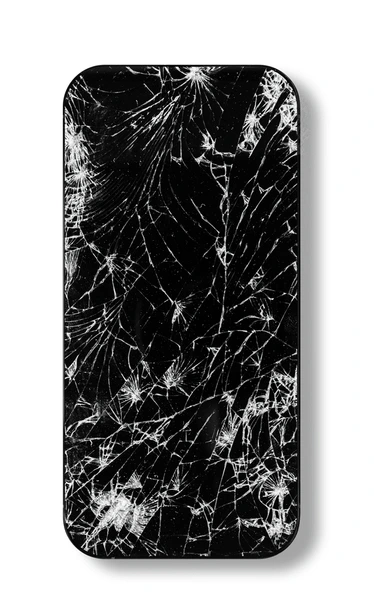
#> input picture source_image/black-broken-touch-screen-phone-600nw-2319815707.webp, 374 x 600 px; its folder holds only this picture in this run
$ python image_preprocessor.py
#> lines starting #> are read from the running program, lines starting #| are printed output that depends on the picture; after the words box and inside, x2 and y2 are one past the last pixel; in counts of white or black regions, pixels touching at a corner belong together
import cv2
import numpy as np
import os
from typing import List, Tuple
import imutils

class ImagePreprocessor:
    def __init__(self, target_size: Tuple[int, int] = (640, 640)):
        """
        Initialize the image preprocessor.

        Args:
            target_size: Tuple of (width, height) for the output images
        """
        self.target_size = target_size
        self.output_dir = "preprocessed_images"
        os.makedirs(self.output_dir, exist_ok=True)
        print(f"Output directory created/verified: {self.output_dir}")

    def preprocess_image(self, image: np.ndarray) -> np.ndarray:
        """
        Preprocess a single image for YOLO detection while maintaining aspect ratio.
        Enhanced to emphasize phone-like objects.

        Args:
            image: Input BGR image

        Returns:
            Preprocessed image
        """
        # Convert to RGB (YOLO expects RGB)
        image = cv2.cvtColor(image, cv2.COLOR_BGR2RGB)

        # Apply bilateral filter to reduce noise while preserving edges
        image = cv2.bilateralFilter(image, 9, 75, 75)

        # Convert to LAB color space for better color processing
        lab = cv2.cvtColor(image, cv2.COLOR_RGB2LAB)
        l, a, b = cv2.split(lab)

        # Apply CLAHE to L channel for better contrast
        clahe = cv2.createCLAHE(clipLimit=2.0, tileGridSize=(8,8))
        l = clahe.apply(l)

        # Merge enhanced L channel back
        lab = cv2.merge((l, a, b))
        image = cv2.cvtColor(lab, cv2.COLOR_LAB2RGB)

        # Apply adaptive thresholding to emphasize dark objects (like phones)
        gray = cv2.cvtColor(image, cv2.COLOR_RGB2GRAY)
        thresh = cv2.adaptiveThreshold(gray, 255, cv2.ADAPTIVE_THRESH_GAUSSIAN_C,
                                     cv2.THRESH_BINARY_INV, 11, 2)

        # Create a mask for dark regions
        dark_mask = cv2.inRange(gray, 0, 120)  # Increased threshold for dark regions

        # Apply morphological operations to clean up the mask
        kernel = np.ones((3,3), np.uint8)  # Smaller kernel
        dark_mask = cv2.morphologyEx(dark_mask, cv2.MORPH_CLOSE, kernel)
        dark_mask = cv2.morphologyEx(dark_mask, cv2.MORPH_OPEN, kernel)

        # Enhance contrast in dark regions
        image_float = image.astype(np.float32) / 255.0
        dark_regions = image_float * (dark_mask[:,:,np.newaxis] / 255.0)
        dark_regions = np.clip(dark_regions * 1.2, 0, 1)  # Reduced contrast boost

        # Apply sharpening to the entire image
        kernel = np.array([[-1,-1,-1],
                          [-1, 9,-1],
                          [-1,-1,-1]])
        image = cv2.filter2D(image, -1, kernel)

        # Calculate aspect ratio
        h, w = image.shape[:2]
        aspect = w / float(h)

        # Calculate new dimensions while maintaining aspect ratio
        if aspect > 1:  # Wider than tall
            new_w = self.target_size[0]
            new_h = int(new_w / aspect)
        else:  # Taller than wide
            new_h = self.target_size[1]
            new_w = int(new_h * aspect)

        # Resize image while maintaining aspect ratio
        resized = cv2.resize(image, (new_w, new_h), interpolation=cv2.INTER_AREA)

        # Create a square canvas with padding
        square = np.zeros((self.target_size[1], self.target_size[0], 3), dtype=np.uint8)

        # Calculate padding
        x_offset = (self.target_size[0] - new_w) // 2
        y_offset = (self.target_size[1] - new_h) // 2

        # Place the resized image in the center of the square canvas
        square[y_offset:y_offset+new_h, x_offset:x_offset+new_w] = resized

        # Apply final contrast enhancement
        square = cv2.convertScaleAbs(square, alpha=1.1, beta=5)  # Reduced contrast and brightness boost

        return square

    def process_directory(self, source_dir: str = "source_image") -> List[str]:
        """
        Process all images in the source directory.

        Args:
            source_dir: Directory containing source images

        Returns:
            List of paths to the processed images
        """
        if not os.path.exists(source_dir):
            raise ValueError(f"Source directory {source_dir} does not exist")

        processed_paths = []

        # Get all image files with more comprehensive extensions
        image_files = [f for f in os.listdir(source_dir)
                      if f.lower().endswith(('.jpg', '.jpeg', '.png', '.bmp', '.webp', '.avif', '.tiff', '.tif'))]

        print(f"\nFound {len(image_files)} images to process:")
        for img in image_files:
            print(f"- {img}")

        for image_file in image_files:
            try:
                # Read image
                image_path = os.path.join(source_dir, image_file)
                image = cv2.imread(image_path)

                if image is None:
                    print(f"\nError: Could not read image {image_file}")
                    continue

                # Preprocess image
                processed = self.preprocess_image(image)

                # Determine output filename and extension
                base_name, ext = os.path.splitext(image_file)
                # Convert all output to jpg for consistency
                output_filename = f"preprocessed_{base_name}.jpg"
                output_path = os.path.join(self.output_dir, output_filename)

                # Save the processed image
                cv2.imwrite(output_path, cv2.cvtColor(processed, cv2.COLOR_RGB2BGR))
                processed_paths.append(output_path)

                print(f"✓ Successfully processed: {image_file} -> {output_filename}")

            except Exception as e:
                print(f"\nError processing {image_file}: {str(e)}")
                continue

        return processed_paths

def main():
    # Initialize preprocessor
    preprocessor = ImagePreprocessor()

    # Process all images in source_image directory
    try:
        print("\nStarting image preprocessing...")
        processed_paths = preprocessor.process_directory()
#> in process_directory, image is the input picture: shape (600, 374, 3); mean B, G, R 139.6, 139.6, 139.5
#> in preprocess_image, `lab = cv2.cvtColor(image, cv2.COLOR_RGB2LAB)`: lab: shape (600, 374, 3); mean of channels 0, 1, 2 139.5, 128, 128
#> in preprocess_image, `l = clahe.apply(l)`:
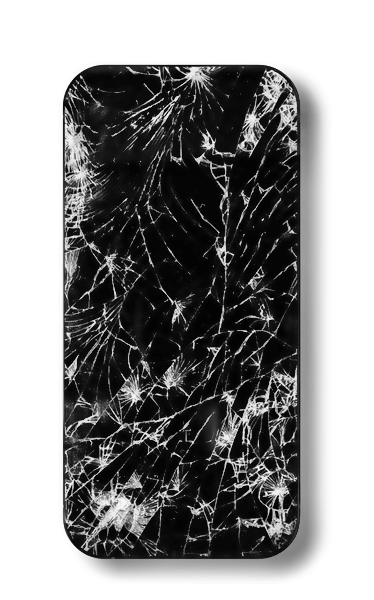
#> l: shape (600, 374); min 1, max 255, mean 142.6
#> in preprocess_image, `lab = cv2.merge((l, a, b))`: lab: shape (600, 374, 3); mean of channels 0, 1, 2 142.6, 128, 128
#> in preprocess_image, `thresh = cv2.adaptiveThreshold(gray, 255, cv2.ADAPTIVE_THRESH_GAUSSIAN..`:
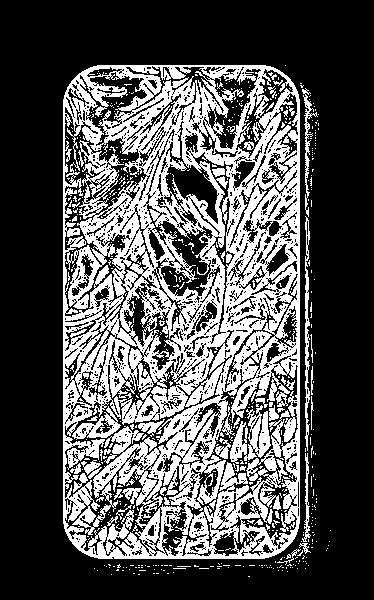
#> thresh: shape (600, 374); 32.5% white; 600 white regions (550 under 20 px), largest, box (x1, y1, x2, y2) and area: (63, 65, 300, 559) 66032, (230, 405, 271, 464) 1148, (305, 216, 310, 451) 650
#> in preprocess_image, `dark_mask = cv2.inRange(gray, 0, 120)`: dark_mask: shape (600, 374); 44.4% white; 155 white regions (143 under 20 px), largest, box (x1, y1, x2, y2) and area: (63, 65, 309, 559) 98907, (243, 142, 254, 150) 64, (255, 397, 265, 403) 44
#> in preprocess_image, `dark_mask = cv2.morphologyEx(dark_mask, cv2.MORPH_CLOSE, kernel)`: dark_mask: shape (600, 374); 49% white; 8 white regions (7 under 20 px), largest, box (x1, y1, x2, y2) and area: (63, 65, 309, 559) 109933
#> in preprocess_image, `dark_mask = cv2.morphologyEx(dark_mask, cv2.MORPH_OPEN, kernel)`:
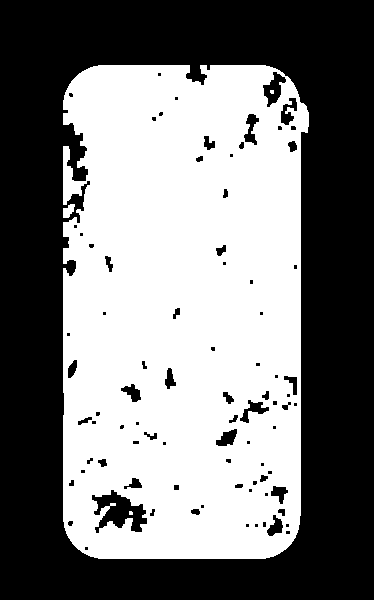
#> dark_mask: shape (600, 374); 48.8% white; 4 white regions (2 under 20 px), largest, box (x1, y1, x2, y2) and area: (63, 65, 309, 559) 109345, (63, 204, 75, 218) 114
#> in preprocess_image, `dark_regions = np.clip(dark_regions * 1.2, 0, 1)`:
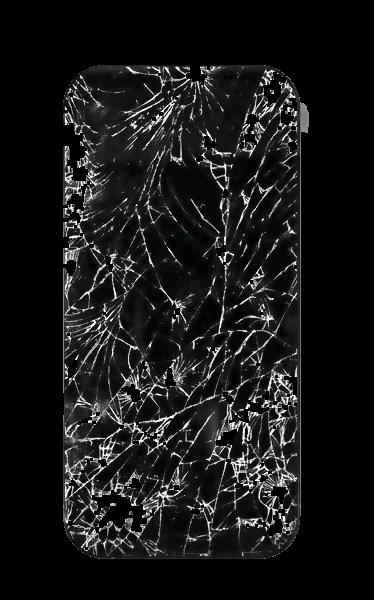
#> dark_regions: shape (600, 374, 3) float64; mean R, G, B 0.091, 0.0916, 0.0913
#> in preprocess_image, `image = cv2.filter2D(image, -1, kernel)`:
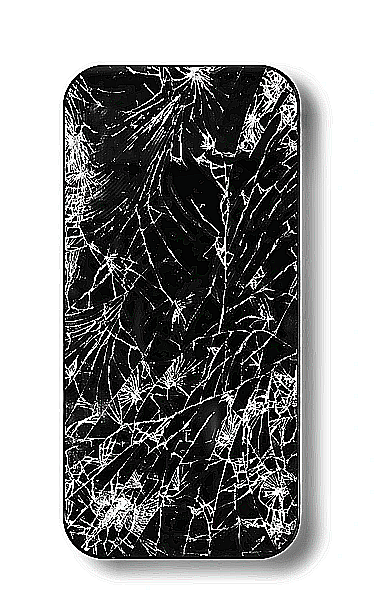
#> image: shape (600, 374, 3); mean R, G, B 146.8, 146.8, 146.8
#> in preprocess_image, `resized = cv2.resize(image, (new_w, new_h), interpolation=cv2.INTER_AR..`:
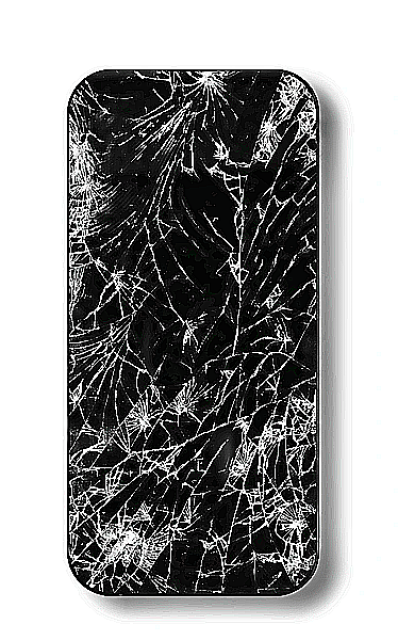
#> resized: shape (640, 398, 3); mean R, G, B 146.7, 146.8, 146.7
#> in preprocess_image, `square = cv2.convertScaleAbs(square, alpha=1.1, beta=5)`:
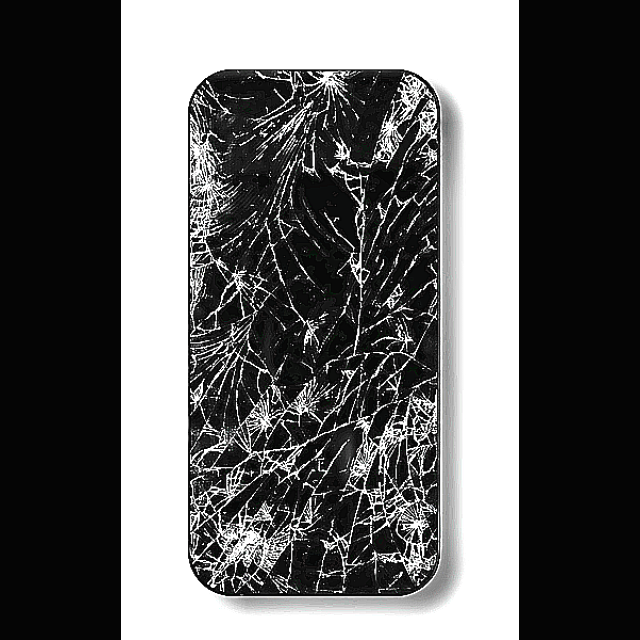
#> square: shape (640, 640, 3); mean R, G, B 97.2, 97.3, 97.2
        print(f"\nProcessing complete!")
        print(f"Successfully processed {len(processed_paths)} images:")
        for path in processed_paths:
            print(f"- {path}")
    except Exception as e:
        print(f"\nError during processing: {e}")
        import traceback
        traceback.print_exc()

if __name__ == "__main__":
    main()

$ run again, on source_image/modern-touch-screen-smartphone-broken-600nw-2524629559.webp
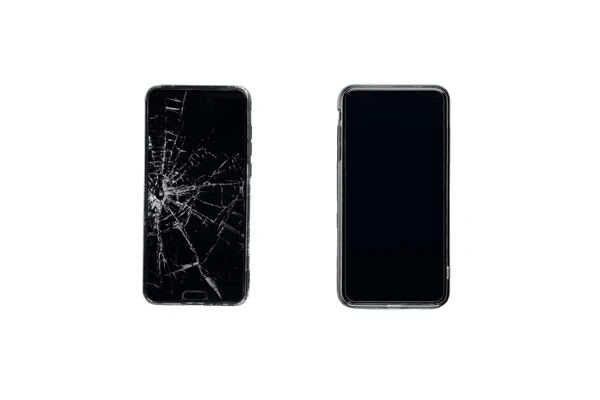
#> input picture source_image/modern-touch-screen-smartphone-broken-600nw-2524629559.webp, 600 x 400 px
#> in process_directory, image is the input picture: shape (400, 600, 3); mean B, G, R 208.7, 207.8, 207.3
#> in preprocess_image, `thresh = cv2.adaptiveThreshold(gray, 255, cv2.ADAPTIVE_THRESH_GAUSSIAN..`:
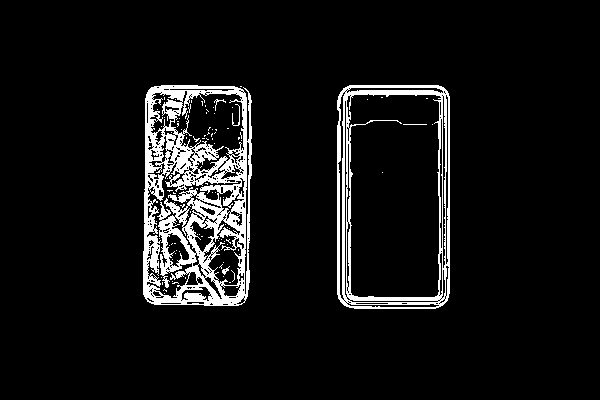
#> thresh: shape (400, 600); 7.4% white; 96 white regions (90 under 20 px), largest, box (x1, y1, x2, y2) and area: (143, 85, 252, 306) 12289, (337, 85, 450, 309) 5230, (232, 104, 240, 126) 46, (214, 99, 226, 111) 29, (222, 266, 230, 275) 29, (403, 124, 427, 125) 24
#> in preprocess_image, `square[y_offset:y_offset+new_h, x_offset:x_offset+new_w] = resized`:
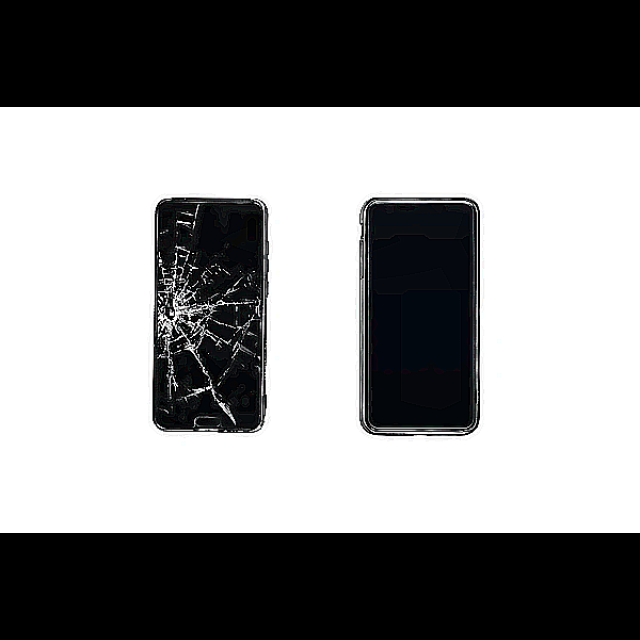
#> square: shape (640, 640, 3); mean R, G, B 139.4, 139.7, 140.2
